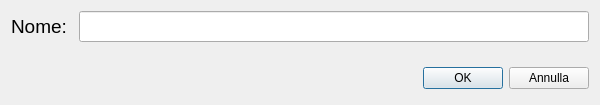
<?xml version="1.0" encoding="UTF-8"?>
<ui version="4.0">
 <class>Dialog</class>
 <widget class="QDialog" name="Dialog">
  <property name="geometry">
   <rect>
    <x>0</x>
    <y>0</y>
    <width>600</width>
    <height>105</height>
   </rect>
  </property>
  <property name="windowTitle">
   <string>Nuovo accessorio</string>
  </property>
  <layout class="QGridLayout" name="gridLayout">
   <item row="0" column="0">
    <layout class="QHBoxLayout" name="horizontalLayout">
     <item>
      <widget class="QLabel" name="label">
       <property name="font">
        <font>
         <pointsize>14</pointsize>
        </font>
       </property>
       <property name="text">
        <string>Nome: </string>
       </property>
      </widget>
     </item>
     <item>
      <widget class="QLineEdit" name="accessoryName">
       <property name="font">
        <font>
         <pointsize>14</pointsize>
        </font>
       </property>
      </widget>
     </item>
    </layout>
   </item>
   <item row="2" column="0">
    <layout class="QHBoxLayout">
     <property name="spacing">
      <number>6</number>
     </property>
     <property name="margin" stdset="0">
      <number>0</number>
     </property>
     <item>
      <spacer>
       <property name="orientation">
        <enum>Qt::Horizontal</enum>
       </property>
       <property name="sizeHint" stdset="0">
        <size>
         <width>131</width>
         <height>31</height>
        </size>
       </property>
      </spacer>
     </item>
     <item>
      <widget class="QPushButton" name="okButton">
       <property name="text">
        <string>OK</string>
       </property>
      </widget>
     </item>
     <item>
      <widget class="QPushButton" name="cancelButton">
       <property name="text">
        <string>Annulla</string>
       </property>
      </widget>
     </item>
    </layout>
   </item>
   <item row="1" column="0">
    <spacer name="verticalSpacer">
     <property name="orientation">
      <enum>Qt::Vertical</enum>
     </property>
     <property name="sizeHint" stdset="0">
      <size>
       <width>20</width>
       <height>40</height>
      </size>
     </property>
    </spacer>
   </item>
  </layout>
 </widget>
 <resources/>
 <connections>
  <connection>
   <sender>okButton</sender>
   <signal>clicked()</signal>
   <receiver>Dialog</receiver>
   <slot>accept()</slot>
   <hints>
    <hint type="sourcelabel">
     <x>278</x>
     <y>253</y>
    </hint>
    <hint type="destinationlabel">
     <x>96</x>
     <y>254</y>
    </hint>
   </hints>
  </connection>
  <connection>
   <sender>cancelButton</sender>
   <signal>clicked()</signal>
   <receiver>Dialog</receiver>
   <slot>reject()</slot>
   <hints>
    <hint type="sourcelabel">
     <x>369</x>
     <y>253</y>
    </hint>
    <hint type="destinationlabel">
     <x>179</x>
     <y>282</y>
    </hint>
   </hints>
  </connection>
 </connections>
</ui>
